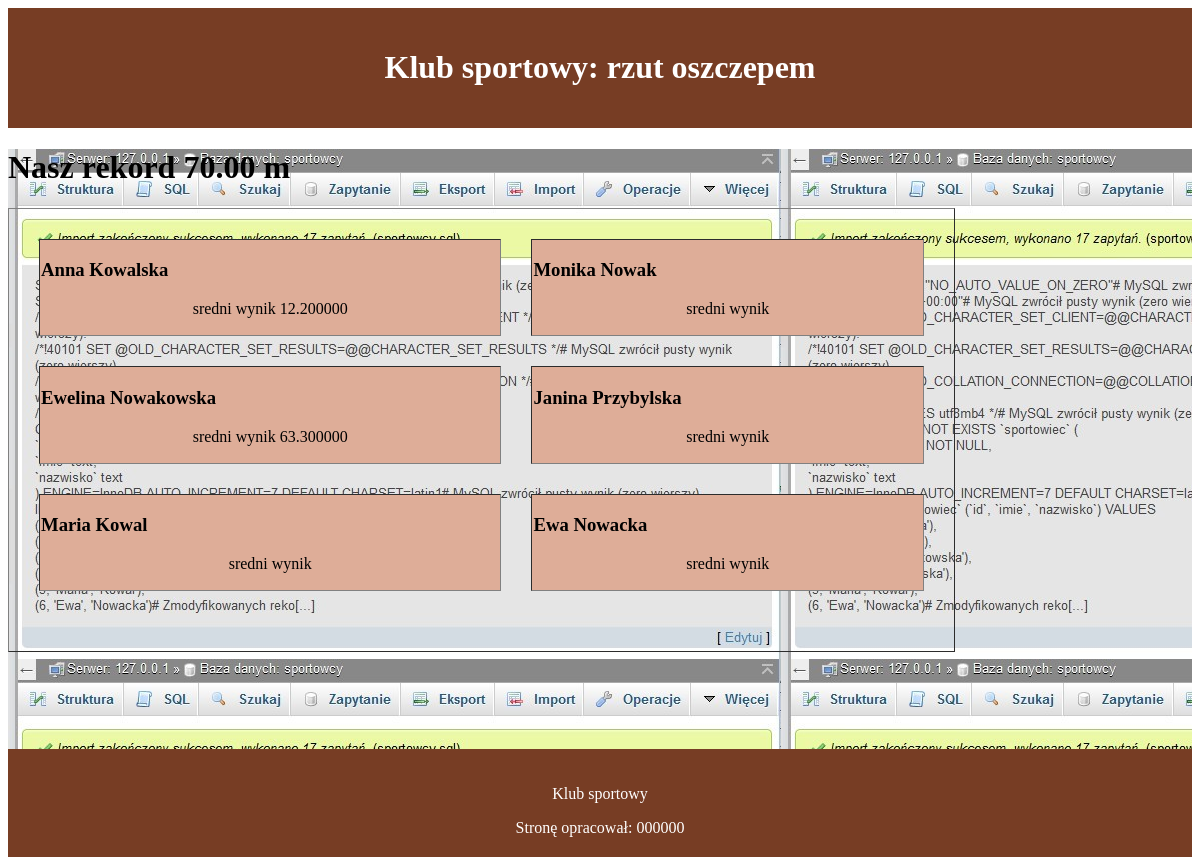
The app's page /E14-03-1608/oszczep.php with its own data.
### tables this page shows
CREATE TABLE IF NOT EXISTS `sportowiec` (
  `id` int(10) unsigned NOT NULL,
  `imie` text,
  `nazwisko` text
);

### E14-03-1608/oszczep.php (the view, shortened to what this page needs)
 <!doctype html>
 <html>
 <head>
 <link rel="stylesheet" href="styl_oszczep.css">
 </head>
 <body>
 <header>
 <h1>Klub sportowy: rzut oszczepem</h1>
 </header>
 <main>
	<h1>Nasz rekord
<?php
$p = @mysqli_connect("localhost","root","beetroot","sportowcy");
$w = mysqli_query($p," SELECT max(wynik )
FROM `wyniki`
WHERE  dyscyplina_id=3;");
$r= mysqli_fetch_row($w);
echo $r[0];
?>
 m</h1>
<table border="1" >
<?php
$w = @mysqli_query($p," SELECT count(*) FROM `sportowiec` ;");
$r = @mysqli_fetch_row($w);
$ile = $r[0];
$ile_row=2;
echo "<tr>";
for($i=1; $i<=$ile; $i++) {
echo "<td>";
$w = @mysqli_query($p,"SELECT imie,nazwisko FROM `sportowiec` Where id=".$i.";");
$r = @mysqli_fetch_row($w);
echo "<h3>".$r[0]." ".$r[1]."</h3>";
$w = @mysqli_query($p," SELECT avg(wynik )
FROM `wyniki`
WHERE sportowiec_id=1 and dyscyplina_id=".$i.";");
$r = @mysqli_fetch_row($w);
echo "<p>sredni wynik ".$r[0]."</p>";
echo "</td>";
$x = ($i-1)%$ile_row ==$ile_row-1;
	if  ( $x){
		echo "</tr><tr>";
	}
}
echo "</tr>";
?>
</table>
 </main>
 <div id="footer">
<p>Klub sportowy</p>
Stronę opracował: 000000
 </div>
 </body>
 </html>

### E14-03-1608/styl_oszczep.css (style rules this page uses)
header, #footer { background-color: #773D24; color: white; text-align:center; padding:20px; }
main { background-color:#B97E65; height:600px; background: linear-gradient(to right bottom,red,white,green); background: url(import.png); }
table { width:80%; border-spacing: 30px; }
table td { background-color:#DEAD98; }
p { text-align:center; }

### records on screen
sportowiec: imie "Anna", nazwisko "Kowalska", r "12.200000"
sportowiec: imie "Monika", nazwisko "Nowak"
sportowiec: imie "Ewelina", nazwisko "Nowakowska", r "63.300000"
sportowiec: imie "Janina", nazwisko "Przybylska"
sportowiec: imie "Maria", nazwisko "Kowal"
sportowiec: imie "Ewa", nazwisko "Nowacka"

### other values on screen
$r[0] "70.00"
